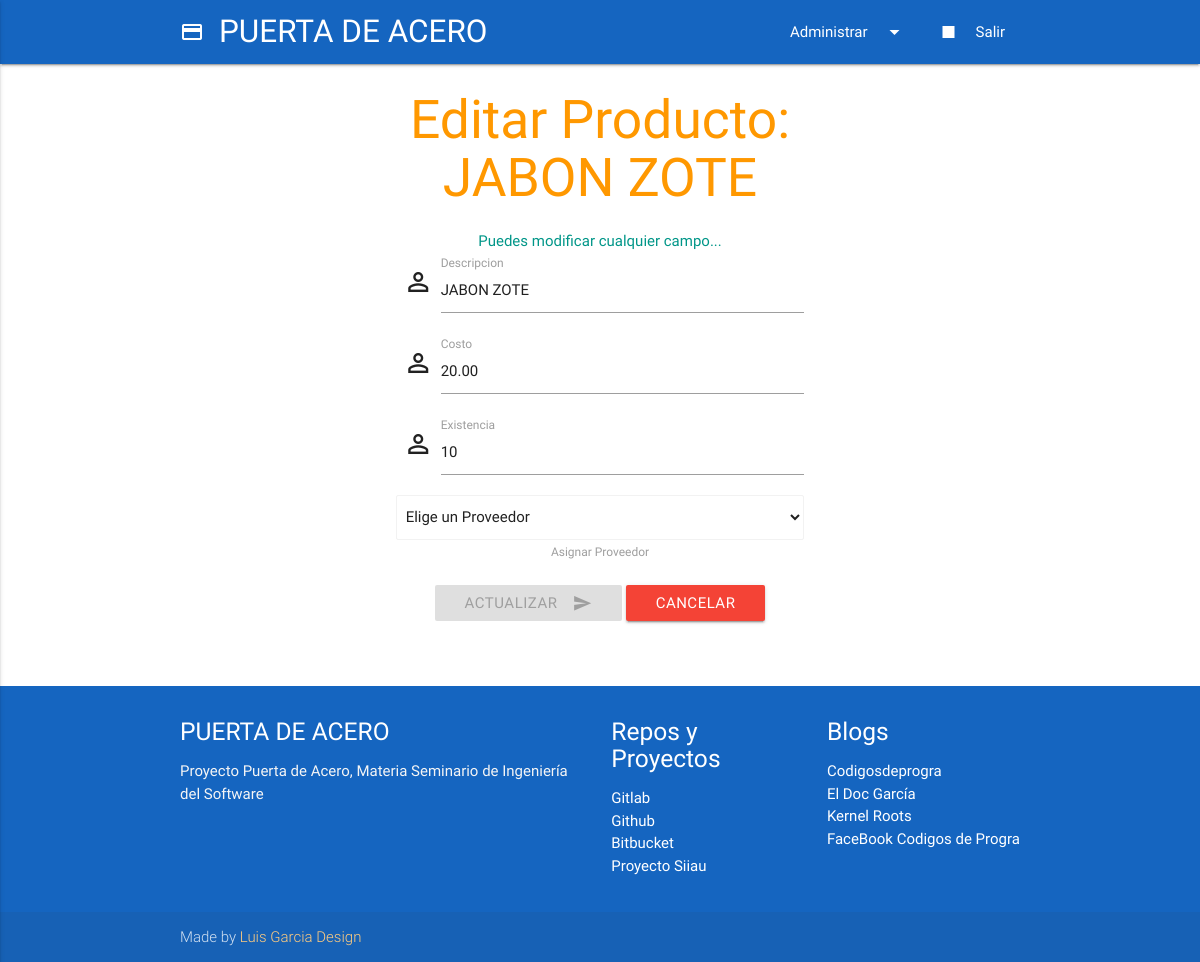
Screenshot of /producto_editar?id=1 (signed in) with the database file from the repository.
### tables this page shows
CREATE TABLE `productos` (
  `codigo` int(11) NOT NULL,
  `descripcion` varchar(45) NOT NULL,
  `costo` decimal(10,2) NOT NULL,
  `existencia` int(11) NOT NULL,
  `usuario_id` int(11) NOT NULL,
  `proveedor_id` int(11) NOT NULL
);

### producto_editar.php (the view, shortened to what this page needs)
<?php
include('config/conexion.php');
include ('include/header.php');
$id_recibido = htmlspecialchars( mysqli_real_escape_string($enlace, $_GET['id']) );
$query = "SELECT * FROM productos WHERE codigo = ".$id_recibido;
$resultado = mysqli_query($enlace, $query);
$producto = $resultado->fetch_object();
?>
    <div class="container">
	    <div class="row">
        <?php if(isset($_SESSION['usuario'])) {
					if($_SESSION['tipo'] === "Administrador") { ?>
			<div class="col s3">
			</div>
			<div class="col 16 s6 center">
				<h2 class="header orange-text">Editar Producto: <?php if(isset($producto->descripcion)) echo $producto->descripcion; ?></h2>
				<p class="teal-text">Puedes modificar cualquier campo...</p>
				<form action="" method="POST">
					<div class="input-field">
					  <i class="material-icons prefix">perm_identity</i>
					  <input type="text" name="Descripcion" id="Descripcion" class="validate" value="<?php if(isset($producto->descripcion)) echo $producto->descripcion; ?>" required>
					  <label for="Descripcion" data-error="Error" data-success="Correcto">Descripcion</label>
					</div>
					<div class="input-field">
					  <i class="material-icons prefix">perm_identity</i>
					  <input type="text" name="Costo" id="Costo" class="validate" value="<?php if(isset($producto->costo)) echo $producto->costo; ?>" required>
					  <label for="Costo" data-error="Error" data-success="Correcto">Costo</label>
					</div>
					<div class="input-field">
					  <i class="material-icons prefix">perm_identity</i>
					  <input type="text" name="Existencia" id="Existencia" class="validate" value="<?php if(isset($producto->existencia)) echo $producto->existencia; ?>" required>
					  <label for="Existencia" data-error="Error" data-success="Correcto">Existencia</label>
					</div>
					<select class="browser-default" name="Proveedor" id="Proveedor">
						<option value="0" disabled selected>Elige un Proveedor</option>
				    </select>
				    <label>Asignar Proveedor</label>
					<br>
					<br>
					<button class="btn waves-effect waves-light" type="submit" disabled id="actualizador" name="actualizador">Actualizar
						<i class="material-icons right">send</i>
					</button>
					<a href="ver_productos" class="btn waves-effect waves-light red" role="button">Cancelar</a>
					<br>
				</form>
			</div>
			<div class="col s3">
			</div>
		<?php 	}else{
					echo '<div class="card red center">
							<div class="card-content white-text">
		    					<p>ERROR NO tienes los permisos necesarios...</p>
		  					</div>
						</div>';
				}
		}else{
			echo '<div class="card red lighten-5 center">
					<div class="card-content red-text">
    					<p>Error, inicia session...</p>
  					</div>
				</div>';
		} ?>
      </div>
    </div>
<?php include('include/footer.php') ?>

### rows the page displays
productos: descripcion "JABON ZOTE", Descripcion "JABON ZOTE", Costo "20.00", Existencia "10"
